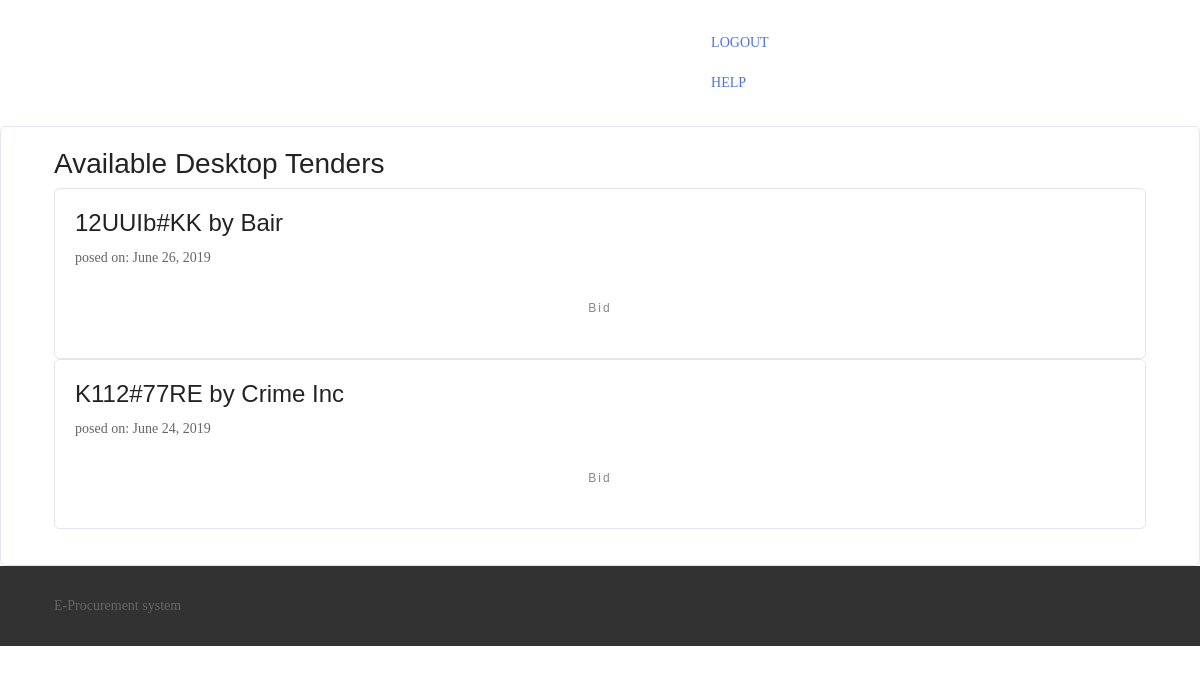
The app's page /create/bid/ (signed in) with its own data.
### create_tender/models.py (models this page shows)
class Desktop_Tender(models.Model):
    user = models.ForeignKey("auth.User", on_delete=models.CASCADE)
    Product = models.CharField(max_length=120)
    Processor = models.CharField(max_length=120)
    Operating_system = models.CharField(max_length=80)
    Memory = models.CharField(max_length=100)
    Storage = models.CharField(max_length=100)
    Graphics = models.CharField(max_length=100)
    tender_award = models.CharField(max_length=10, default="No")
    date_created = models.DateField(auto_now=True)
    Quantity = models.PositiveIntegerField()
    is_active = models.CharField(max_length=10, default='Yes')
    def __str__(self):
        return f"{self.Product} by {self.user.profile.company_name}"
    class Meta:
        ordering = ['-date_created']

### core/models.py (models this page shows, shortened)
class Profile(models.Model):
    user = models.OneToOneField(User, on_delete=models.CASCADE)
    account_type = models.CharField(max_length=500, blank=False)
    company_name = models.CharField(max_length=30, blank=False)
    creationDate = models.DateField(auto_now=True)

### create_bids/views.py (the view)
@login_required
def tender_list(request):
    context = {
        'tenders': Desktop_Tender.objects.filter(is_active__exact='Yes')
    }
    return render(request, 'create_bids/Tenderlist.html', context)

### templates/create_bids/Tenderlist.html (shortened to what this page needs)
{% extends 'create_tender/base.html' %}
{% block link %}
    "{% url 'bidderHome' %}"
{% endblock %}
{% block body %}
    <div class="page-wrapper bg-blue p-t-100 p-b-100 font-robo">
        <div class="wrapper wrapper--w680">
            <div class="card card-1">
                <div class="card-body">
                    <div class="tab-content">
                        <div id="desktop" class="container tab-pane active">
                            <h3 class="title">Available Desktop Tenders</h3>
                            <ul>
                                {% for tender in tenders %}
                                    <div class="card card-1 card-body">
                                        <h4>{{ tender }}</h4>
                                        <p>posed on:
                                            {{ tender.date_created }}</p>
                                        <a href="{% url 'bid_tender' tender.id %}"
                                           class="btn btn--radius btn--green">Bid</a>
                                    </div>
                                {% empty %}
                                    No Tenders Available at the moment
                                {% endfor %}
                            </ul>
                        </div>
                    </div>
                </div>
            </div>
        </div>
    </div>
{% endblock %}

### static/login/css/main.css (style rules this page uses)
* { margin: 0px; padding: 0px; box-sizing: border-box; }
body, html { height: 100%; font-family: Poppins-Regular, sans-serif; }
a { font-family: Poppins-Regular; font-size: 14px; line-height: 1.7; color: #666666; margin: 0px; transition: all 0.4s; -webkit-transition: all 0.4s; -o-transition: all 0.4s; -moz-transition: all 0.4s; }
h1,h2,h3,h4,h5,h6 { margin: 0px; }
p { font-family: Poppins-Regular; font-size: 14px; line-height: 1.7; color: #666666; margin: 0px; }
ul, li { margin: 0px; list-style-type: none; }

### static/home/assets/theme/css/style.css (style rules this page uses)
.container { position: relative; }
.btn { margin-bottom: 0.5rem; }
.btn { font-family: 'Montserrat', sans-serif; font-weight: 500; letter-spacing: 2px; padding: 0.75rem 2.1875rem; font-size: 0.75rem; line-height: 1.5; border-radius: 3px; -webkit-transition: all .3s ease-in-out; -moz-transition: all .3s ease-in-out; transition: all .3s ease-in-out; }
body { font-family: 'Raleway', sans-serif; color: #232323; }
h1, h2, h3, h4, h5, h6, .h1, .h2, .h3, .h4, .h5, .h6, .display-1, .display-2, .display-3, .display-4 { font-family: 'Montserrat', sans-serif; word-break: break-word; word-wrap: break-word; }

### records on screen
Desktop_Tender: Product+user "12UUIb#KK by Bair", date_created "June 26, 2019"
Desktop_Tender: Product+user "K112#77RE by Crime Inc", date_created "June 24, 2019"
